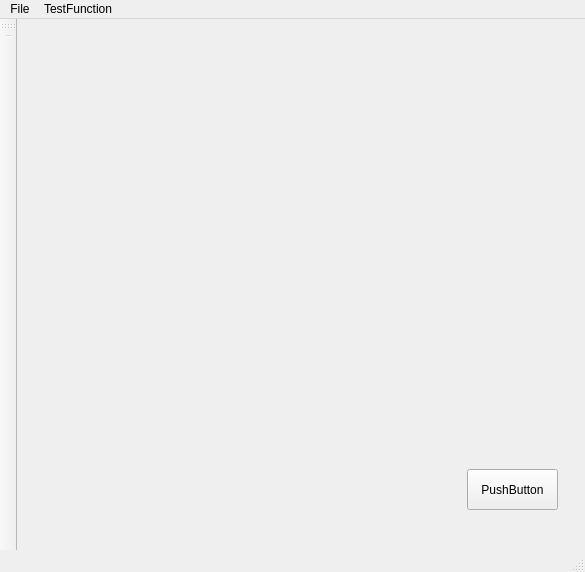
<?xml version="1.0" encoding="UTF-8"?>
<ui version="4.0">
 <class>MainWindow</class>
 <widget class="QMainWindow" name="MainWindow">
  <property name="geometry">
   <rect>
    <x>0</x>
    <y>0</y>
    <width>585</width>
    <height>572</height>
   </rect>
  </property>
  <property name="windowTitle">
   <string>MainWindow</string>
  </property>
  <widget class="QWidget" name="centralWidget">
   <widget class="QPushButton" name="ConnectTest">
    <property name="geometry">
     <rect>
      <x>450</x>
      <y>450</y>
      <width>91</width>
      <height>41</height>
     </rect>
    </property>
    <property name="text">
     <string>PushButton</string>
    </property>
   </widget>
  </widget>
  <widget class="QMenuBar" name="menuBar">
   <property name="geometry">
    <rect>
     <x>0</x>
     <y>0</y>
     <width>585</width>
     <height>25</height>
    </rect>
   </property>
   <widget class="QMenu" name="menuFile">
    <property name="title">
     <string>File</string>
    </property>
    <addaction name="actionNew"/>
    <addaction name="actionOpen"/>
    <addaction name="actionSave"/>
    <addaction name="actionSaveAs"/>
    <addaction name="actionClose"/>
    <addaction name="actionConnect_Testing"/>
    <addaction name="actionExit"/>
   </widget>
   <widget class="QMenu" name="menuTestFunction">
    <property name="title">
     <string>TestFunction</string>
    </property>
    <addaction name="actionConnectTesting"/>
   </widget>
   <addaction name="menuFile"/>
   <addaction name="menuTestFunction"/>
  </widget>
  <widget class="QToolBar" name="mainToolBar">
   <attribute name="toolBarArea">
    <enum>LeftToolBarArea</enum>
   </attribute>
   <attribute name="toolBarBreak">
    <bool>false</bool>
   </attribute>
   <addaction name="separator"/>
  </widget>
  <widget class="QStatusBar" name="statusBar"/>
  <action name="actionOpen">
   <property name="text">
    <string>Open</string>
   </property>
  </action>
  <action name="actionSave">
   <property name="text">
    <string>Save</string>
   </property>
  </action>
  <action name="actionClose">
   <property name="text">
    <string>Close</string>
   </property>
  </action>
  <action name="actionSaveAs">
   <property name="text">
    <string>SaveAs</string>
   </property>
  </action>
  <action name="actionConnect_Testing">
   <property name="text">
    <string>Connect Testing</string>
   </property>
  </action>
  <action name="actionExit">
   <property name="text">
    <string>Exit</string>
   </property>
  </action>
  <action name="actionNew">
   <property name="text">
    <string>New</string>
   </property>
  </action>
  <action name="actionConnectTesting">
   <property name="text">
    <string>ConnectTesting</string>
   </property>
  </action>
 </widget>
 <layoutdefault spacing="6" margin="11"/>
 <resources/>
 <connections/>
</ui>
